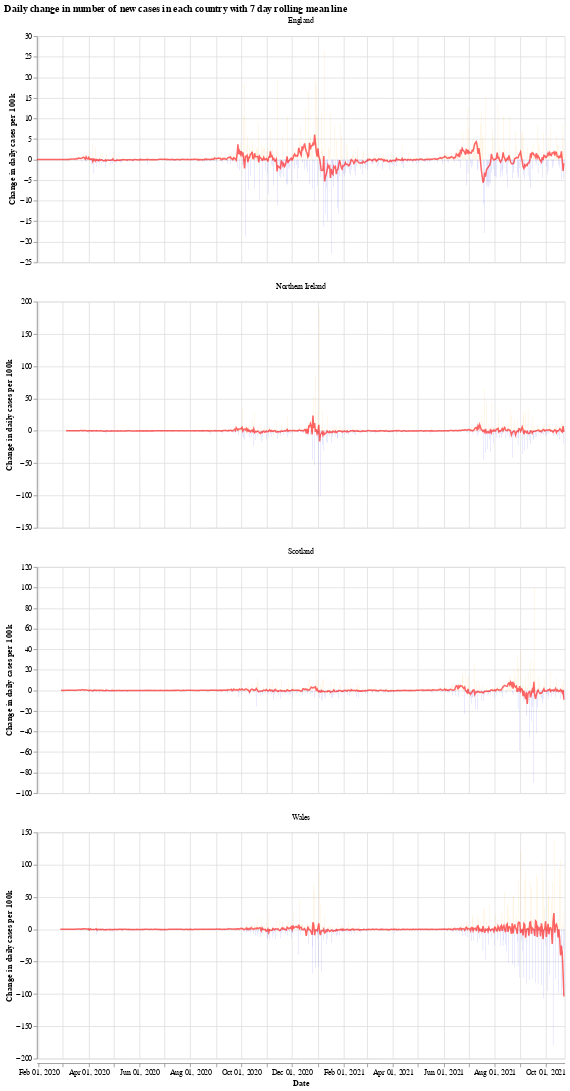

This figure's notebook cell:
### Markdown cell above
We will use the Python library `Altair` for visualising the data, see the [altair docs](https://altair-viz.github.io/) for more information.

First we have a graph which shows the daily change in the number of new cases for each country. This number jumps up and down all over the place, which is likely due to delay in reporting of new cases over the weekend. Another interesting thing is that it looks like the daily cases in Wales experienced a much shorter period of calm over the summer (calm in the sense of daily cases not jumping up and down).

The orange bars are days when the number of new cases (per 100k population) was more than the previous day, while the blue are days when the number of new cases dropped. The red line is the 7 day moving average. 

When the moving average line is below 0, it means that there is a consistent drop in new cases. We can see this clearly happening around the times that lockdowns were introduced (though, to varying degrees). I will update the graphs soon with a marker of when each lockdown started.

### Code cell
# collapse
import altair as alt

bars = alt.Chart(uk_cases).mark_bar().encode(
    x=alt.X("yearmonthdate(date):T", axis=alt.Axis(title='Date')),
    y=alt.Y("casesChangeRate:Q", axis=alt.Axis(title='Change in daily cases per 100k')),
    tooltip='casesChange',
    color=alt.condition(
        alt.datum.casesChangeRate > 0,
        alt.value("orange"),  # The positive color
        alt.value("blue")  # The negative color
    )
).properties(title='Daily change in number of new cases with 7 day rolling mean',width=700).interactive()

line = alt.Chart(uk_cases).mark_line(
    color='red',
    size=2,
    opacity=0.6
).transform_window(
    rolling_mean='mean(casesChangeRate)',
    frame=[0, 7],
    groupby=['areaName']
).encode(
    x='yearmonthdate(date):T',
    y='rolling_mean:Q'
)

alt.layer(bars, line, data=uk_cases).facet(alt.Column(
    'areaName', title=''), columns=1).resolve_scale(y='independent').properties(title='Daily change in number of new cases in each country with 7 day rolling mean line')

### Figure 1 — Vega-Lite specification as saved in the notebook (floating-point values rounded to 4 significant figures; data arrays with more than 128 entries replaced by an {"elided": "..."} marker saying what was removed)
{"config": {"view": {"continuousWidth": 400, "continuousHeight": 300}}, "data": {"name": "data-bbe63b14056f58a5adcb6989836daa86"}, "facet": {"type": "nominal", "field": "areaName", "title": ""}, "spec": {"layer": [{"mark": "bar", "encoding": {"color": {"condition": {"value": "orange", "test": "(datum.casesChangeRate > 0)"}, "value": "blue"}, "tooltip": {"type": "quantitative", "field": "casesChange"}, "x": {"type": "temporal", "axis": {"title": "Date"}, "field": "date", "timeUnit": "yearmonthdate"}, "y": {"type": "quantitative", "axis": {"title": "Change in daily cases per 100k"}, "field": "casesChangeRate"}}, "selection": {"selector001": {"type": "interval", "bind": "scales", "encodings": ["x", "y"]}}, "title": "Daily change in number of new cases with 7 day rolling mean", "width": 700}, {"mark": {"type": "line", "color": "red", "opacity": 0.6, "size": 2}, "encoding": {"x": {"type": "temporal", "field": "date", "timeUnit": "yearmonthdate"}, "y": {"type": "quantitative", "field": "rolling_mean"}}, "transform": [{"window": [{"op": "mean", "field": "casesChangeRate", "as": "rolling_mean"}], "frame": [0, 7], "groupby": ["areaName"]}]}]}, "columns": 1, "resolve": {"scale": {"y": "independent"}}, "title": "Daily change in number of new cases in each country with 7 day rolling mean line", "$schema": "https://vega.github.io/schema/vega-lite/v4.8.1.json", "datasets": {"data-bbe63b14056f58a5adcb6989836daa86": {"elided": "2440 records"}}}
